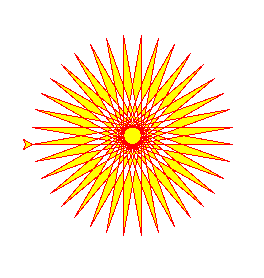

Write the Python code that produced this figure.
import turtle
pen = turtle.Turtle()
pen.color('red', 'yellow')
pen.begin_fill()
while True:
    pen.forward(200)
    pen.left(170)
    if abs(pen.pos()) < 1:
        break
pen.end_fill()
screen = turtle.Screen()
screen.exitonclick()
